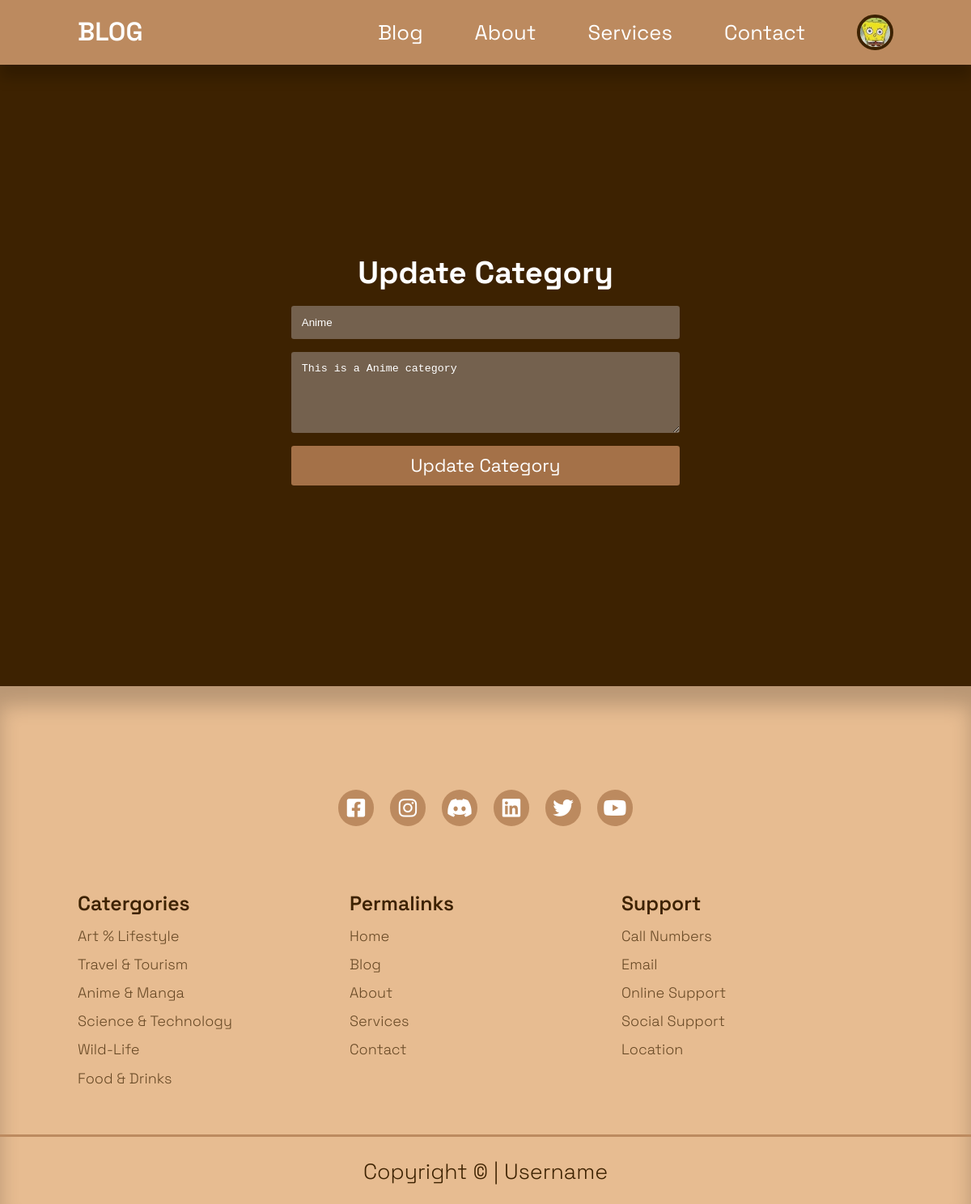
The app's page /admin/edit-category.php?id=3 (signed in) with its own data.
### tables this page shows
CREATE TABLE `users` (
  `id` int(10) UNSIGNED NOT NULL,
  `firstname` varchar(30) NOT NULL,
  `lastname` varchar(30) NOT NULL,
  `username` varchar(30) NOT NULL,
  `email` varchar(60) NOT NULL,
  `password` varchar(255) NOT NULL,
  `avatar` varchar(100) NOT NULL,
  `is_admin` tinyint(1) NOT NULL
);

CREATE TABLE `categories` (
  `id` int(10) UNSIGNED NOT NULL,
  `title` varchar(50) NOT NULL,
  `description` text NOT NULL
);

### admin/edit-category.php (the view, shortened to what this page needs)
<?php
  include 'partials/header.php';
  if(isset($_GET['id'])){
    $id = filter_var($_GET['id'], FILTER_SANITIZE_NUMBER_INT);
    $query = "SELECT * FROM categories WHERE id = $id";
    $result = mysqli_query($connection, $query);
    if(mysqli_num_rows($result) == 1 ){
      $category = mysqli_fetch_assoc($result);
    }
  }else{
    header('location: ' . ROOT_URL . 'admin/manage-categories.php');
    die();
  }
?>
  <main>
    <section class="form-selection">
      <div class="container form-section-container">
        <h2>Update Category</h2>
        <form action="<?= ROOT_URL ?>admin/edit-category-logic.php" method="POST">
          <input type="text" name="title" value="<?= $category['title']?>" placeholder="Title">
          <textarea rows="5" name="description" placeholder="Description"><?= $category['description']?></textarea>
          <button class="add-category-submit-button" name="submit" type="submit" >Update Category</button>
        </form>
      </div>
    </section>
  </main>
  <?php
  include '../partials/footer.php'
?>

### admin/partials/header.php (shortened to what this page needs)
<?php
  require'config/db.php';
   if(isset($_SESSION['user-id'])){
    $id = filter_var($_SESSION['user-id'], FILTER_SANITIZE_NUMBER_INT);
    $query = "SELECT avatar FROM users WHERE id = $id";
    $result = mysqli_query($connection, $query);
    $avatar = mysqli_fetch_assoc($result);
  }
?>
<!DOCTYPE html>
<html lang="en">
<head>
  <link rel="stylesheet" href="https://cdnjs.cloudflare.com/ajax/libs/font-awesome/6.4.0/css/all.min.css" />
  <link rel="stylesheet" href="../css/styles.css">
  <link rel="stylesheet" href="../css/form.css">
  <link rel="stylesheet" href="../css/dashboard.css">
</head>
<body>
  <header>
    <nav>
      <div class="container navbar-container">
        <a class="navbar-logo" href="<?= ROOT_URL ?>">BLOG</a>
        <ul class="navbar-items">
          <li><a href="<?= ROOT_URL ?>blog.php">Blog</a></li>
          <li><a href="<?= ROOT_URL ?>about.php">About</a></li>
          <li><a href="<?= ROOT_URL ?>services.php">Services</a></li>
          <li><a href="<?= ROOT_URL ?>contact.php">Contact</a></li>
          <?php if(isset($_SESSION['user-id'])) : ?>
            <li class="navbar-profile">
            <div class="avatar">
              <img src="<?= ROOT_URL . 'images/' . $avatar['avatar'] ?>">
            </div>
          </li>
          <?php else : ?>
          <li><a href="<?= ROOT_URL ?>login.php">login</a></li>
          <?php endif ?>
        </ul>
      </div>
    </nav>
  </header>
</body>
</html>

### css/styles.css (style rules this page uses)
:root { --color-primary: #bc8a5f; --color-primary-light: hsl(242, 91%, 69%, 18%); --color-primary-variant: #d4a276; --color-primary1: #e7bc91; --color-primary2: #bc8a5f; --color-primary3: #a47148; --color-red: #da0f3f; --color-red-light: #db0f3f26; --color-green: #00c476; --color-green-light: #00c27426; --color-dark-gray: #f2f2fe4d; --color-light-gray: #f2f2feb3; --color-white: #ffffff; --color-black: #000000; --color-background-light: #573100; --color-background: #3d2201; --transition: all 0.15s ease; --color-secondary-dark: #0c013d; }
* { box-sizing: border-box; margin: 0; padding: 0; outline: 0; list-style-type: none; text-decoration: none; text-align: none; }
body { font-family: 'Space Grotesk', sans-serif; line-height: 1.6; color: var(--color-light-gray); overflow-x: hidden; background-color: var(--color-background); }
.container { width: 70%; max-width: 1800px; margin: 0 auto; }
section { margin-top: 3rem; width: 100vw; }
h1, h2, h3, h4, h5 { color: var(--color-white); line-height: 1.3; }
h2 { font-size: 1.7rem; margin: 1rem 0; }
a { color: var(--color-white); transition: var(--transition); font-size: 1.6rem; }
img { display: block; width: 100%; object-fit: cover; }
nav { background: var(--color-primary); width: 100vw; height: 5rem; position: fixed; top: 0; z-index: 10; box-shadow: 0 1rem 1rem rgba(0, 0, 0, 0.2); }
.navbar-container { height: 100%; display: flex; justify-content: space-between; align-items: center; }
.avatar { width: 2.8rem; height: 2.8rem; border-radius: 50%; overflow: hidden; border: 0.3rem solid var(--color-background); }
.navbar-logo { font-weight: 600; font-size: 2rem; }
.navbar-items { display: flex; align-items: center; gap: 4rem; }
.navbar-profile { position: relative; cursor: pointer; }
@media screen and (max-width: 1240px) { .container { width: 84%; } }

### css/form.css (style rules this page uses)
:root { --color-primary: #bc8a5f; --color-primary-light: hsl(242, 91%, 69%, 18%); --color-primary-variant: #d4a276; --color-primary1: #e7bc91; --color-primary2: #bc8a5f; --color-primary3: #a47148; --color-red: #ff0000; --color-red-light: #e7003626; --color-green: #00c476; --color-green-light: #00c27426; --color-dark-gray: #f2f2fe4d; --color-light-gray: #f2f2feb3; --color-white: #ffffff; --color-black: #000000; --color-background-light: #573100; --color-background: #3d2201; --transition: all 0.15s ease; --color-secondary-dark: #0c013d; }
.form-selection { display: grid; place-items: center; height: 100vh; }
.form-section-container { width: 30%; }
.form-section-container > h2 { text-align: center; font-size: 2.4rem; }
form, .form-control { display: flex; flex-direction: column; gap: 1rem; }
input, textarea, select { padding: 0.8rem 0.8rem; border-radius: 0.2rem; border: 0px; background-color: var(--color-dark-gray); color: var(--color-white); }
edit-button input::placeholder, textarea::placeholder { font-family: 'Space Grotesk', sans-serif; font-size: 1.35; color: var(--color-white); }
.signup-submit-button, .login-submit-button, .add-category-submit-button, .add-post-submit-button, .add-user-submit-button { display: inline-block; font-size: 1.4rem; font-family: 'Space Grotesk', sans-serif; width: 100%; padding: 0.6rem 1.2rem; border: none; color: var(--color-white); background-color: var(--color-primary3); border-radius: 0.2rem; transition: var(--transition); }
@media screen and (max-width: 1240px) { .form-section-container { width: 40%; } }

### css/dashboard.css (style rules this page uses)
:root { --color-primary:#BC8A5F; --color-primary-light:hsl(242,91%,69%,18%); --color-primary-variant:#D4A276; --color-primary1:#E7BC91; --color-primary2:#BC8A5F; --color-primary3:#A47148; --color-primary4:#7c3e0b; --color-red:#ff0000; --color-red-light:#e7003626; --color-green:#00c476; --color-green-light:#00c27426; --color-dark-gray:#f2f2fe4d; --color-light-gray:#f2f2feb3; --color-white:#ffffff; --color-black:#000000; --color-background-light: #573100; --color-background: #3d2201; --transition:all 0.15s ease; --color-secondary-dark:#0c013d; }

### records on screen
users: avatar (picture)
categories: title "Anime", description "This is a Anime category"
